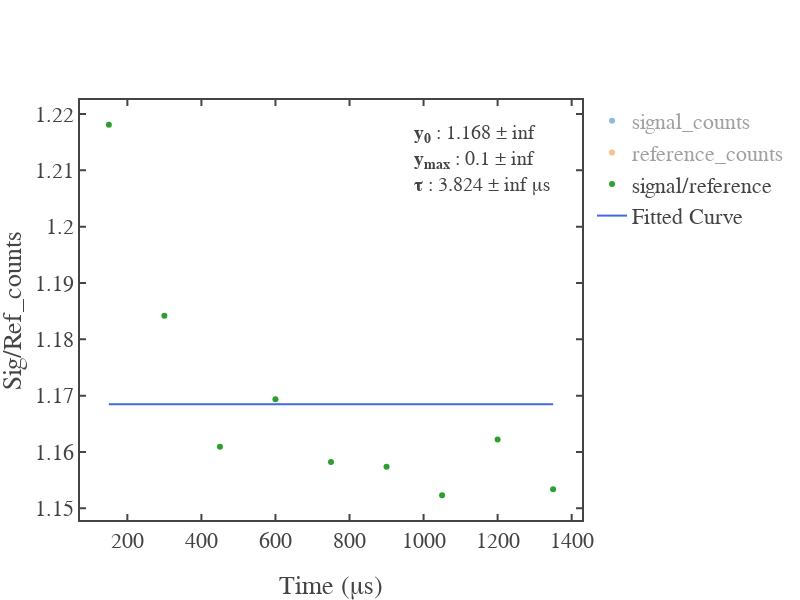

The cell this chart's notebook holds for it:
### Code cell
# For Delay Measurement
scale = 1e3

fig = go.Figure()
fig.add_scatter(x=time_axis[1:]/scale,y=signal_samples[1:],mode='markers',name='signal_counts')
fig.add_scatter(x=time_axis[1:]/scale,y=reference_samples[1:],mode='markers',name='reference_counts')
fig.add_scatter(x=time_axis[1:]/scale,y=signal_photon[1:],mode='markers',name='signal/reference')
# fig.add_scatter(x=xNew/scale,y=curveFit(xNew,*(coefficient+error_bars)),mode='lines',line=dict(width=0.01),name='plus_one_std')
# fig.add_scatter(x=xNew/scale,y=curveFit(xNew,*(coefficient-error_bars)),mode='lines',line=dict(width=0.01),name='minus_one_std',fill='tonexty',fillcolor='rgb(211, 211, 211)')
fig.add_scatter(x=xNew/scale,y=yNew,mode='lines',line=dict(color="royalblue"),name='Fitted Curve')

fig.add_annotation(
    xref="x domain", yref="y domain",align = "left", x=0.95, y=0.95,
    text=f"<b>y<sub>0</sub></b> : {np.round(coefficient[0],3)} &plusmn; {np.round(error_bars[0],3)}\
    <br><b>y<sub>max</sub></b> : {np.round(coefficient[1],3)} &plusmn; {np.round(error_bars[1],3)}\
    <br><b>\u03C4</b> : {np.round(coefficient[2]/1e3,3)} &plusmn; {np.round(error_bars[2]/1e3,3)} &mu;s",
    showarrow=False, font_family="Times New Roman",font_size=20
)

fig.update_layout(template = fig_template,width=800,height=600)
fig.update_xaxes(title_text = "Time (&mu;s)"); fig.update_yaxes(title_text = "Sig/Ref_counts")

# fig.write_html(image_total_path)
# if os.stat(image_total_path).st_size == False:
#     raise Exception('Saved image is empty!\n')
# else:
#     print('Saving image is successful')
fig.show()

### Figure 1 — Plotly figure (JSON) as saved in the notebook; plotly's stock layout.template omitted (floating-point values rounded to 4 significant figures)
{"data": [{"mode": "markers", "name": "signal_counts", "type": "scatter", "visible": "legendonly", "x": [150.0, 300.0, 450.0, 600.0, 750.0, 900.0, 1050.0, 1200.0, 1350.0], "y": [3.3, 3.545, 3.636, 3.715, 3.74, 3.762, 3.79, 3.818, 3.805]}, {"mode": "markers", "name": "reference_counts", "type": "scatter", "visible": "legendonly", "x": [150.0, 300.0, 450.0, 600.0, 750.0, 900.0, 1050.0, 1200.0, 1350.0], "y": [2.709, 2.993, 3.132, 3.177, 3.229, 3.25, 3.289, 3.285, 3.299]}, {"mode": "markers", "name": "signal/reference", "type": "scatter", "x": [150.0, 300.0, 450.0, 600.0, 750.0, 900.0, 1050.0, 1200.0, 1350.0], "y": [1.218, 1.184, 1.161, 1.169, 1.158, 1.157, 1.152, 1.162, 1.153]}, {"line": {"color": "royalblue"}, "mode": "lines", "name": "Fitted Curve", "type": "scatter", "x": [150.0, 300.0, 450.0, 600.0, 750.0, 900.0, 1050.0, 1200.0, 1350.0], "y": [1.168, 1.168, 1.168, 1.168, 1.168, 1.168, 1.168, 1.168, 1.168]}], "layout": {"annotations": [{"align": "left", "font": {"family": "Times New Roman", "size": 20}, "showarrow": false, "text": "<b>y<sub>0</sub></b> : 1.168 &plusmn; inf    <br><b>y<sub>max</sub></b> : 0.1 &plusmn; inf    <br><b>τ</b> : 3.824 &plusmn; inf &mu;s", "x": 0.95, "xref": "x domain", "y": 0.95, "yref": "y domain"}], "height": 600, "width": 800, "xaxis": {"autorange": true, "range": [72.08, 1428.0], "title": {"text": "Time (&mu;s)"}, "type": "linear"}, "yaxis": {"autorange": true, "range": [1.148, 1.222], "title": {"text": "Sig/Ref_counts"}, "type": "linear"}}}
